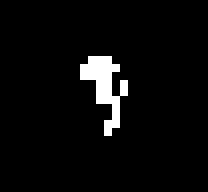
%> input picture master_degree/morphology/convex_hull_bw.tif, 26 x 24 px (shown 8 times larger)
$ octave morphology_convex_hull.m   (GNU Octave 9; MATLAB toolbox functions it lacks are replaced by stand-ins)
%> lines starting %> are read from the running program, lines starting %| are printed output that depends on the picture; in (x1, y1, x2, y2) boxes, pixels count from 0 and x2, y2 are one past the last pixel; in counts of white or black regions, pixels touching at a corner belong together; the program's own positions count from 1
% Digital Image Processing
% Morphology
% Convex Hull
%
% Allann Jones

% General variables

filePath = 'convex_hull_bw.tif';
outputFilePath = 'output_border_extraction.tif';
subplot_rows = 6;
subplot_cols = 6;

% Structuring elements
elementars        = [ 1 -1 -1;  1  -2 -1;  1 -1 -1];
elementars(:,:,2) = [ 1  1  1; -1  -2 -1; -1 -1 -1];
elementars(:,:,3) = [-1 -1  1; -1  -2  1; -1 -1  1];
elementars(:,:,4) = [-1 -1 -1; -1  -2 -1;  1  1  1];

% Open image file

imgBw = imread(filePath);
%> imgBw: size 24x26 logical; 4.2% white in thin lines or dots, all inside (x1, y1, x2, y2) = (10, 7, 16, 17)

whos imgBw

% Determine image size

[width, height, bpp] = size(imgBw);
%> width = 24; height = 26; bpp = 1

fprintf('Size of image: width=%d, height=%d, bpp=%d, colors=%d\n', width, height, bpp, 2^bpp);
%| Size of image: width=24, height=26, bpp=1, colors=2

% Get image information

info = imfinfo(filePath);

bitDepth = 2^info.BitDepth;

% Image format

fprintf('Image format: %s\n', info.Format);

% Bit depth

fprintf('Bit depth: %d\n', info.BitDepth);

% Plot original image

subplot(subplot_rows, subplot_cols, 1);
imshow(imgBw);
title('Original');

clear imgXprevious;
iteration = 0;
figureIndex = 2;

imgX = imgBw;

% Convex Hull image

imgConvexHull = imgX;

% ES

for es = 1:4
%> this loop made 4 passes; what is shown inside it comes from the first
    fprintf("ES %d\n", es);

    elementars(:, :, es)

    for row = 1:3
        for column = 1:3
            fprintf("elementar(%d,%d)=%d\n", row, column, elementars(row, column, es));
        end
    end

    % While previous and current intersection is different
    while 1
        iteration = iteration + 1;

        fprintf("Iteration %d ================\n", iteration);

        subplot(subplot_rows, subplot_cols, figureIndex);
        imshow(imgX);
        title(sprintf("%d. X", es));

        figureIndex = figureIndex + 1;

        % Erode X and structuring element (SE)

        erodedMatrix = imgErode(imgX, width, height, elementars(:, :, es));

        imgEroded = imgX;

        % Transfer new pixel values to image
        for row = 1:height
            for column = 1:width
                imgEroded(column, row) = erodedMatrix(column, row);
            end
        end

        subplot(subplot_rows, subplot_cols, figureIndex);
        imshow(imgEroded);
        title(sprintf("%d. Eroded", es));

        figureIndex = figureIndex + 1;

        if exist('imgXprevious', 'var') == 1
            % Intersection

            imgUnited = imgUnion(imgEroded, imgXprevious, width, height);

            subplot(subplot_rows, subplot_cols, figureIndex);
            imshow(imgUnited);
            title(sprintf("%d. Union", es));

            figureIndex = figureIndex + 1;

            % If equal to previous one, stop

            if imgIsEqual(imgX, imgXprevious, width, height) == 1
                fprintf("Current and previous X are equal\n");

                imgConvexHull = imgUnion(imgUnited, imgConvexHull, width, height);

                break;
            end

            imgXprevious = imgX;

            imgX = imgUnited;
        else
            fprintf("Previous X is not defined. Defining it.\n");

            imgXprevious = imgX;

            imgUnited = imgUnion(imgEroded, imgX, width, height);

            imgX = imgUnited;

            subplot(subplot_rows, subplot_cols, figureIndex);
            imshow(imgUnited);
            title(sprintf("%d. Union", es));

            figureIndex = figureIndex + 1;
        end
    end
%> this loop made 3 passes
%> pass 1, `erodedMatrix = imgErode(imgX, width, height, elementars(:, :, es));`:
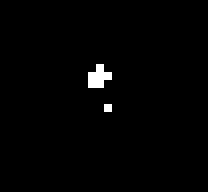
%> erodedMatrix: size 24x26 double (shown 8 times larger); values 0 (black) and 1 (white), 1.1% white in thin lines or dots, all inside (x1, y1, x2, y2) = (11, 8, 14, 14)
%> pass 1, `imgUnited = imgUnion(imgEroded, imgX, width, height);`:
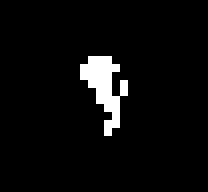
%> imgUnited: size 24x26 logical (shown 8 times larger); 4.5% white in thin lines or dots, all inside (x1, y1, x2, y2) = (10, 7, 16, 17)
%> pass 2, `erodedMatrix = imgErode(imgX, width, height, elementars(:, :, es));`:
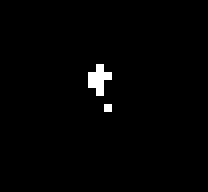
%> erodedMatrix: size 24x26 double (shown 8 times larger); values 0 (black) and 1 (white), 1.3% white in thin lines or dots, all inside (x1, y1, x2, y2) = (11, 8, 14, 14)
%> after the loop, figureIndex = 11; iteration = 3

end

subplot(subplot_rows, subplot_cols, figureIndex);
imshow(imgConvexHull);
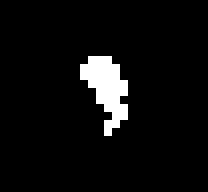
%> displayed picture: size 24x26 logical (shown 8 times larger); 5.3% white; 1 white region, box (x1, y1, x2, y2) and area: (10, 7, 16, 17) 33
title('Convex Hull');
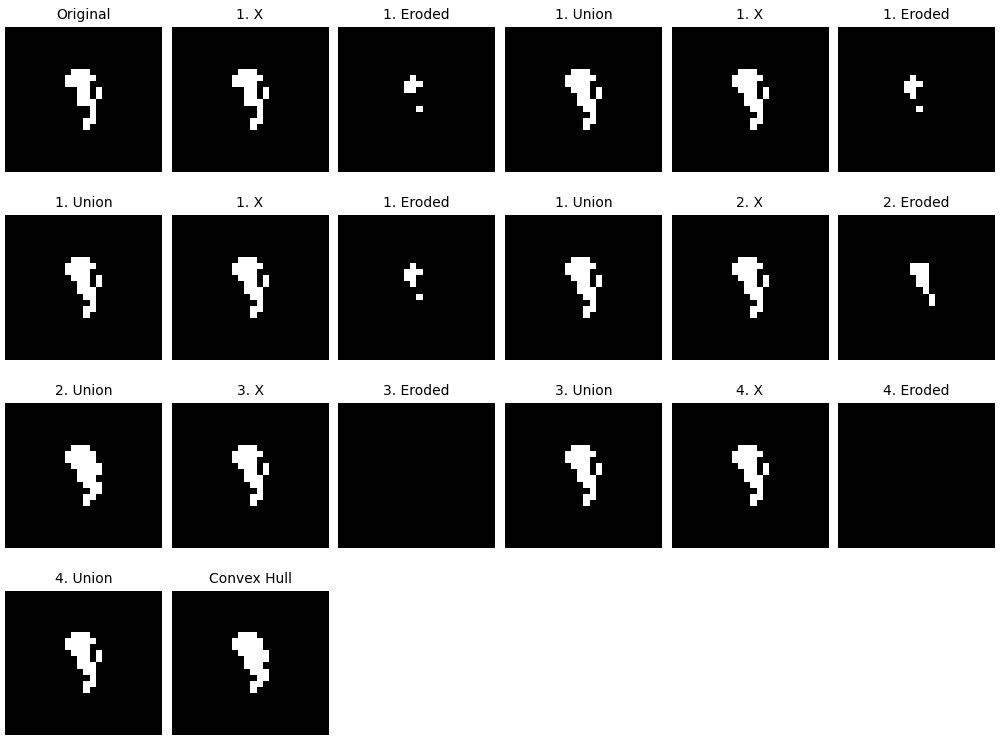
%> figure redrawn from the program's plot data, 20 panels

% Function definitions

function outputMatrix = imgErode(imgBw, width, height, elementar)
    outputMatrix = zeros(width, height);

    for row = 1:height - 1
        for column = 1:width - 1
            % Last column is not empty, so stop at the width-2 column
            if (column >= (width - 2) && ~(elementar(1, 3) == -1) || ~(elementar(2, 3) == -1) || ~(elementar(3, 3) == -1))
                fprintf("Last ES column is not null\n");
                break;
            end

            % Last row is not empty, so stop at the width-2 column
            if (row >= (height - 2) && ~(elementar(3, 1) == -1) || ~(elementar(3, 2) == -1) || ~(elementar(3, 3) == -1))
                fprintf("Last ES row is not null\n");
                break;
            end

            count = 0;
            clearValue = 0;

            fprintf("row=%d, column=%d\n", row, column);

            if elementar(1, 1) == 1 && imgBw(column, row) == 1
                fprintf("row=%d, column=%d == 1\n", row, column);
                count = count + 1;
            elseif ((elementar(1, 1) == 1 && imgBw(column, row) == 0) || ...
                    (elementar(1, 1) == 0 && imgBw(column, row) == 1))
                clearValue = 1;
            end

            if elementar(1, 2) == 1 && imgBw(column + 1, row) == 1
                fprintf("row=%d, column=%d == 1\n", row, column + 1);
                count = count + 1;
            elseif ((elementar(1, 2) == 1 && imgBw(column + 1, row) == 0) || ...
                    (elementar(1, 2) == 0 && imgBw(column + 1, row) == 1))
               clearValue = 1;
            end

            if elementar(1, 3) == 1 && imgBw(column + 2, row) == 1
                fprintf("row=%d, column=%d == 1\n", row, column + 2);
                count = count + 1;
            elseif ((elementar(1, 3) == 1 && imgBw(column + 2, row) == 0) || ...
                    (elementar(1, 3) == 0 && imgBw(column + 2, row) == 1))
                clearValue = 1;
            end

            if elementar(2, 1) == 1 && imgBw(column, row + 1) == 1
                fprintf("row=%d, column=%d == 1\n", row + 1, column);
                count = count + 1;
            elseif ((elementar(2, 1) == 1 && imgBw(column, row + 1) == 0) || ...
                    (elementar(2, 1) == 0 && imgBw(column, row + 1) == 1))
                clearValue = 1;
            end

            if elementar(2, 3) == 1 && imgBw(column + 2, row + 1) == 1
                fprintf("row=%d, column=%d == 1\n", row + 1, column + 2);
                count = count + 1;
            elseif ((elementar(2, 3) == 1 && imgBw(column + 2, row + 1) == 0) || ...
                    (elementar(2, 3) == 0 && imgBw(column + 2, row + 1) == 1))
                clearValue = 1;
            end

            if elementar(3, 1) == 1 && imgBw(column, row + 2) == 1
                fprintf("row=%d, column=%d == 1\n", row + 2, column);
                count = count + 1;
            elseif ((elementar(3, 1) == 1 && imgBw(column, row + 2) == 0) || ...
                    (elementar(3, 1) == 0 && imgBw(column, row + 2) == 1))
                clearValue = 1;
            end

            if elementar(3, 2) == 1 && imgBw(column + 1, row + 2) == 1
                fprintf("row=%d, column=%d == 1\n", row + 2, column + 1);
                count = count + 1;
            elseif ((elementar(3, 2) == 1 && imgBw(column + 1, row + 2) == 0) || ...
                    (elementar(3, 2) == 0 && imgBw(column + 1, row + 2) == 1))
                clearValue = 1;
            end

            if elementar(3, 3) == 1 && imgBw(column + 2, row + 2) == 1
                fprintf("row=%d, column=%d == 1\n", row + 2, column + 2);
                count = count + 1;
            elseif ((elementar(3, 3) == 1 && imgBw(column + 2, row + 2) == 0) || ...
                    (elementar(3, 3) == 0 && imgBw(column + 2, row + 2) == 1))
                clearValue = 1;
            end

            %fprintf("(%d,%d)=1\n", row, column);

            if (clearValue == 1 || count == 0)
                outputMatrix(column + 1, row + 1) = 0;
            else
                outputMatrix(column + 1, row + 1) = 1;
                fprintf("(%d, %d) == 1\n", column + 1, row + 1);
            end
        end
    end
end

function imgOutput = imgUnion(img1, img2, width, height)
    imgOutput = img1;

    for row = 1:height
        for column = 1:width
            if (img1(column, row) == 1 || img2(column, row) == 1)
                imgOutput(column, row) = 1;
            else
                imgOutput(column, row) = 0;
            end
        end
    end
end

function imgOutput = imgIntersection(img1, img2, width, height)
    imgOutput = img1;

    for row = 1:height
        for column = 1:width
            if (img1(column, row) == 1 && img2(column, row) == 1)
                imgOutput(column, row) = 1;
            else
                imgOutput(column, row) = 0;
            end
        end
    end
end

function equal = imgIsEqual(img1, img2, width, height)
    for row = 1:height
        for column = 1:width
            if ~ (img1(column, row) == img2(column, row))
                equal = 0;

                return;
            end
        end
    end

    equal = 1;
end
